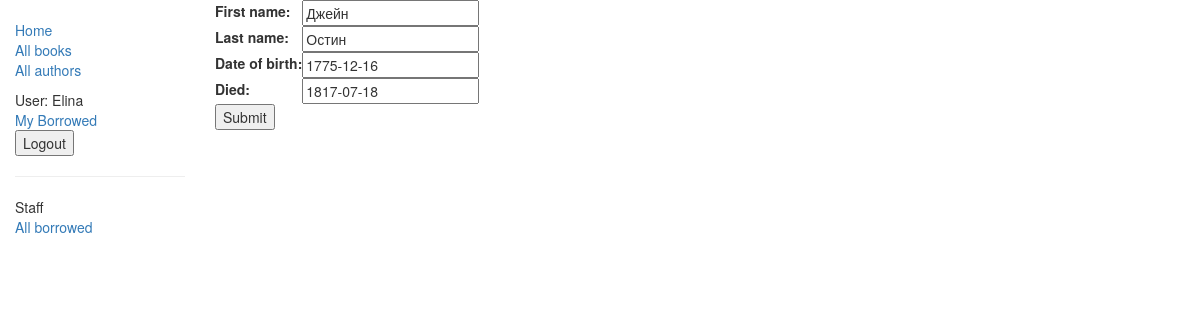
/catalog/author/1/update/ (signed in), run on the app's committed database.
### catalog/models.py (models this page shows, shortened)
class Author(models.Model):
    first_name = models.CharField(max_length=100)
    last_name = models.CharField(max_length=100)
    date_of_birth = models.DateField(null=True, blank=True)
    date_of_death = models.DateField('Died', null=True, blank=True)
    class Meta:
        ordering = ['last_name']

### catalog/views.py (the view)
# urls.py: re_path(r'^author/(?P<pk>\d+)/update/$', views.AuthorUpdate.as_view(), name='author_update'),
class AuthorUpdate(PermissionRequiredMixin, UpdateView):
    model = Author
    fields = '__all__'
    permission_required = 'catalog.change_author'

### catalog/templates/catalog/author_form.html (shortened to what this page needs)
{% extends "base_generic.html" %}
{% block content %}
<form action="" method="post">
  <table>
    {{ form.as_table }}
  </table>
  <input type="submit" value="Submit" />
</form>
{% endblock %}

### catalog/templates/base_generic.html (shortened to what this page needs)
<!doctype html>
<html lang="en">
  <head>
    <link
      rel="stylesheet"
      href="https://maxcdn.bootstrapcdn.com/bootstrap/3.3.7/css/bootstrap.min.css" />
    {% load static %}
    <link rel="stylesheet" href="{% static 'css/styles.css' %}" />
  </head>
  <body>
    <div class="container-fluid">
      <div class="row">
        <div class="col-sm-2">
          {% block sidebar %}
            <ul class="sidebar-nav">
              <li><a href="{% url 'index' %}">Home</a></li>
              <li><a href="{% url 'books' %}">All books</a></li>
              <li><a href="{% url 'authors' %}">All authors</a></li>
            </ul>
            {% if user.is_authenticated %}
          User: {{ user.get_username }}<br>
          <a href="{% url 'my-borrowed' %}">My Borrowed</a>
            <form method="post" action="{% url 'logout' %}">
            <button type="submit">Logout</button>
            </form>
            {% else %}
            <a href="{% url 'login' %}">Login</a>
            {% endif %}
          {% if user.is_staff %}
                <hr>
                <ul class="sidebar-nav">
                    <li>Staff</li>
                    <li><a href="{% url 'all-borrowed' %}">All borrowed</a></li>
                  {% endif %}
                </ul>
          {% endblock %}
        </div>
        <div class="col-sm-10 ">{% block content %}{% endblock %}
        </div>
      </div>
    </div>
  </body>
</html>

### catalog/static/css/styles.css (style rules this page uses)
.sidebar-nav { margin-top: 20px; padding: 0; list-style: none; }

### data on the page
Author: first_name "Джейн", last_name "Остин", date_of_birth "1775-12-16", date_of_death "1817-07-18"

### other printed values
{{ user.get_username }} "Elina"
